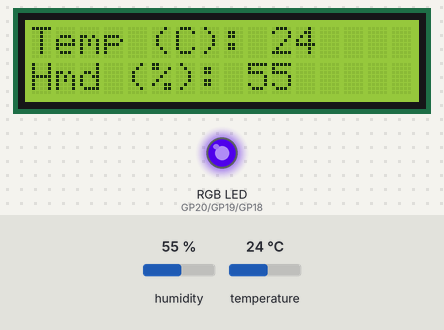
The program below on a simulated Raspberry Pi Pico running MicroPython. On the bench: 16×2 character LCD, an RGB LED mixed from three pins (HIGH = lit). Inputs (shaded band) come from the test bench; at power-on: humidity 55 %, temperature 24 °C. Dim RGB values are drawn brighter than linear; library files of the repository ran but are not shown: pico_i2c_lcd.py; what the program prints to the serial console is not drawn.

Above: at 1.2 s.
1.3 s: humidity set to 69 %
At 2.5 s:
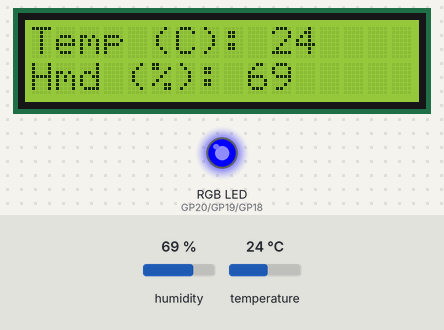
2.8 s: humidity set to 72 %
At 3.29 s:
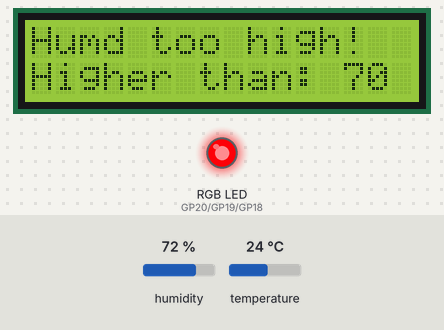
Timing chart, 0 to 5.8 s (numbered marks = the images above; inputs shaded):
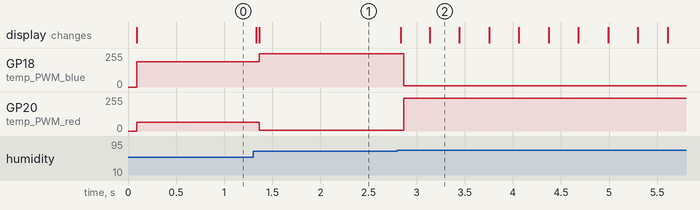

Measured:
- the behaviour switches between 70 and 71 % on humidity (found by bisection; images 1 and 2)
- after the input at 1.3 s, GP18 (temp_PWM_blue): 191/255 → 251/255 after 0.07 s; GP20 (temp_PWM_red): 64/255 → 4/255 after 0.07 s; the display: first changes at once (image 1 shows a later state)
- after the input at 2.8 s, GP18 (temp_PWM_blue): 251/255 → 8/255 after 0.07 s; GP20 (temp_PWM_red): 4/255 → 247/255 after 0.07 s; the display: first changes at once (image 2 shows a later state)

The program:

DHT11_Temp_Humid_sensor.py
```python
'''
temperature and humidity sensor using DHT11.
led will turn
red -> temp near max_temp,
blue -> temp. near min_temp

same can be selected for humidity
blue -> near max_humd
red -> near min_humd
'''

import machine
import utime
import dht
from pico_i2c_lcd import I2cLcd

temp_PWM_blue  = machine.PWM(machine.Pin(18))
temp_PWM_green  = machine.PWM(machine.Pin(19))
temp_PWM_red  = machine.PWM(machine.Pin(20))
temp_PWM_blue.freq(50)
temp_PWM_green.freq(50)
temp_PWM_red.freq(50)

# initialize DHT11 sensor on pin 26
d = dht.DHT11(machine.Pin(26))

i2c = machine.I2C(0, sda = machine.Pin(0), scl = machine.Pin(1), freq=400000)
I2C_ADDR = i2c.scan()[0]
lcd = I2cLcd(i2c, I2C_ADDR, 2, 16)

d.measure()

lcd.putstr("Temp (C): "+str(d.temperature()))
lcd.putstr("\nHmd (%): "+str(d.humidity()))

t_prev = d.temperature()
h_prev = d.humidity()

max_temp = 35 # when led should only show red
min_temp = 10 # when led should only show blue

max_humd = 70
min_humd = 10

# intercept of a line passing through (x1,y1) (x2,y2)  = (y1*x2 - y2*x1)/(x2-x1)
blue_intercept = (max_temp*65536-min_temp*0)/(max_temp - min_temp)
red_intercept = (0*max_temp-65536*min_temp )/(max_temp - min_temp)

# for humidity
red_intercept_humd = (max_humd*65536-min_humd*0)/(max_humd - min_humd)
blue_intercept_humd = (0*max_humd-65536*min_humd)/(max_humd - min_humd)

def set_temperature_color(temp):
    temp_PWM_red.duty_u16(int((65536-0)*temp/(max_temp-min_temp) + red_intercept)) # line passing through two points (max_temp,65536) and (min_temp,0)
    temp_PWM_green.duty_u16(int(0)) #off
    temp_PWM_blue.duty_u16(int((0-65536)*temp/(max_temp-min_temp) + blue_intercept)) # line passing through two points (max_temp,0) and (min_temp,65536)

def set_humidity_color(humd):
    temp_PWM_blue.duty_u16(int((65536-0)*humd/(max_humd-min_humd) + blue_intercept_humd)) # line passing through two points (max_temp,65536) and (min_temp,0)
    temp_PWM_green.duty_u16(int(0)) #off
    temp_PWM_red.duty_u16(int((0-65536)*humd/(max_humd-min_humd) + red_intercept_humd)) # line passing through two points (max_temp,0) and (min_temp,65536)

def check_humd_exceed_limits(humd):
    if humd < min_humd:
        lcd.clear()
        lcd.putstr("Humd too low!")
        lcd.putstr("\nLower than: "+str(min_humd))
        return True
    elif humd > max_humd:
        lcd.clear()
        lcd.putstr("Humd too high!")
        lcd.putstr("\nHigher than: "+str(max_humd))
        return True
    else:
        return False


#set_temperature_color(d.temperature())
set_humidity_color(d.humidity())

while True:

    d.measure()
    t = d.temperature()
    h = d.humidity()

    if (t != t_prev) or (h !=h_prev):
        lcd.clear()
        lcd.putstr("Temp (C): "+str(t))
        lcd.putstr("\nHmd (%): "+str(h))
        t_prev = t
        h_prev = h

        # print temperature and humidity when changed
        print("Temperature:", d.temperature(), "C")
        print("Humidity:", d.humidity(), "%")

        #set_temperature_color(d.temperature())
        set_humidity_color(d.humidity())

        # will keep looping this if limit is exceeded and keep showing "high" or "low" on lcd unless within limits.
        while check_humd_exceed_limits(d.humidity()):
            pass
```
